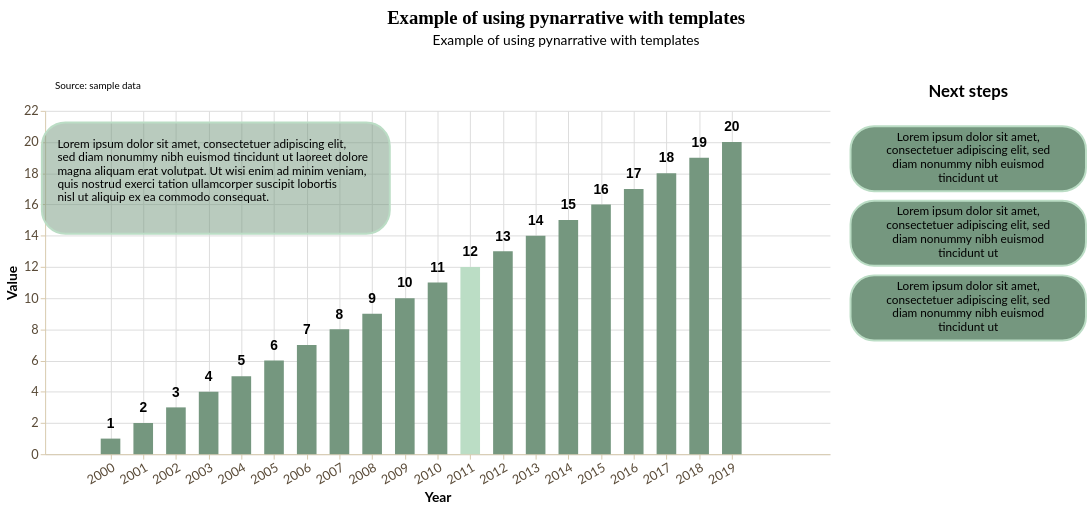

Write notebook code for a chart like this one.
### Markdown cell above
Data story with **bar chart**

### Code cell
story = (
    pn.Story(
    #Builing the Story class object
        data = year_value,
        width = 800,
        height = 350,
        template = greenTemplate #Using greenTemplate
    )

    #Method invocation
    #Bar chart
    .mark_bar(
        size = 20
    )

    #Data encoding
    .encode(
        #We need both quantitative axis to add annotation
        x = alt.X(
            "year:Q",
            title = "Year", 
            axis = alt.Axis(
                labelAngle = -30,
                format = "d",
                grid = True,
                values = list(range(2000, 2020))
            ),
            scale = alt.Scale(domain=[2000, 2020])
        ),
        y = alt.Y(
            "value:Q",
            title = "Value",
            axis = alt.Axis(
                grid = True
            )
        ),
    )
    
    #Data source
    .add_source(
        text = "Source: sample data",
        position = "top",
        align = "left"
    )
    
    #Title and subtitle
    .add_title(
        title = "Example of using pynarrative with templates",
        subtitle = "Example of using pynarrative with templates",
        align = "center"
    )

    .add_labels_chart(
        values = "value:Q",
        font_weight = "bold",
        font_size = 14,
        dy = -15
    )

    .add_annotation(
        x = 1996,
        y = 18,
        text = "Lorem ipsum dolor sit amet, consectetuer adipiscing elit, sed diam nonummy nibh euismod tincidunt ut laoreet dolore magna aliquam erat volutpat. Ut wisi enim ad minim veniam, quis nostrud exerci tation ullamcorper suscipit lobortis nisl ut aliquip ex ea commodo consequat.",
    )

    .add_highlight(2011)

    #Next steps
    .add_next_steps(
        position = "right",
        mode = "vertical",
        title = "Next steps",
        steps = ["Lorem ipsum dolor sit amet, consectetuer adipiscing elit, sed diam nonummy nibh euismod tincidunt ut", "Lorem ipsum dolor sit amet, consectetuer adipiscing elit, sed diam nonummy nibh euismod tincidunt ut", "Lorem ipsum dolor sit amet, consectetuer adipiscing elit, sed diam nonummy nibh euismod tincidunt ut"],
    )

    .render()
)

story

### Figure 1 — Vega-Lite specification as saved in the notebook (floating-point values rounded to 4 significant figures)
{"config": {"view": {"continuousWidth": 300, "continuousHeight": 300, "strokeWidth": 0}, "axis": {"domainColor": "#d8c9ad", "grid": false, "labelColor": "#594a37", "labelFont": "Lato", "labelFontSize": 13, "tickColor": "#d8c9ad", "titleColor": "#000000", "titleFont": "Lato", "titleFontSize": 14}, "axisX": {"labelAngle": 0, "labelExpr": "length(datum.label) > 12 ? replace(datum.label, /\\s+/, '\\n') : datum.label", "labelLineHeight": 14}, "bar": {"color": "rgb(117, 151, 127)"}, "legend": {"labelColor": "#594a37", "labelFont": "Lato", "labelFontSize": 12, "titleColor": "#000000", "titleFont": "Lato", "titleFontSize": 12}, "line": {"color": "rgb(117, 151, 127)"}, "mark": {"strokeWidth": 2.5}, "point": {"color": "#000000", "filled": true, "size": 75}, "range": {"category": ["rgb(117, 151, 127)", "rgb(187, 221, 197)", "#348035", "#a46cc2", "#d96027"]}, "title": {"color": "#000000", "font": "Lato", "fontSize": 19}}, "vconcat": [{"layer": [{"mark": {"type": "text", "align": "center", "baseline": "top", "color": "#000000", "font": "Montserrat", "fontSize": 19, "fontWeight": "bold", "text": "Example of using pynarrative with templates"}, "encoding": {"x": {"value": 400.0}, "y": {"value": 4}}}, {"mark": {"type": "text", "align": "center", "baseline": "top", "color": "#000000", "font": "Lato", "fontSize": 14, "text": "Example of using pynarrative with templates"}, "encoding": {"x": {"value": 400.0}, "y": {"value": 30}}}], "data": {"name": "data-6fad5c34291b82fc9632cbce143d677a"}, "height": 58, "width": 800}, {"hconcat": [{"layer": [{"mark": {"type": "bar", "size": 20}, "encoding": {"color": {"condition": {"test": "(datum['year'] === 2011)", "value": "rgb(187, 221, 197)"}, "value": "rgb(117, 151, 127)"}, "x": {"axis": {"format": "d", "grid": true, "labelAngle": -30, "values": [2000, 2001, 2002, 2003, 2004, 2005, 2006, 2007, 2008, 2009, 2010, 2011, 2012, 2013, 2014, 2015, 2016, 2017, 2018, 2019]}, "field": "year", "scale": {"domain": [2000, 2020]}, "title": "Year", "type": "quantitative"}, "y": {"axis": {"grid": true}, "field": "value", "title": "Value", "type": "quantitative"}}}, {"mark": {"type": "text", "align": "center", "angle": 0, "color": "rgb(0, 0, 0)", "dx": 0, "dy": -15, "fontSize": 14, "fontWeight": "bold", "lineBreak": "\n"}, "encoding": {"text": {"field": "value", "type": "quantitative"}, "x": {"axis": {"format": "d", "grid": true, "labelAngle": -30, "values": [2000, 2001, 2002, 2003, 2004, 2005, 2006, 2007, 2008, 2009, 2010, 2011, 2012, 2013, 2014, 2015, 2016, 2017, 2018, 2019]}, "field": "year", "scale": {"domain": [2000, 2020]}, "title": "Year", "type": "quantitative"}, "y": {"axis": {"grid": true}, "field": "value", "title": "Value", "type": "quantitative"}}}, {"data": {"name": "data-6fad5c34291b82fc9632cbce143d677a"}, "mark": {"type": "text", "align": "left", "baseline": "bottom", "color": "rgb(0, 0, 0)", "font": "Lato", "fontSize": 10, "lineBreak": "\n", "text": "Source: sample data"}, "encoding": {"x": {"value": 10}, "y": {"value": -20}}}, {"layer": [{"mark": {"type": "rect", "color": "rgba(117, 151, 127, 0.5)", "cornerRadius": 24.0, "opacity": 1.0, "stroke": "rgb(187, 221, 197)", "strokeWidth": 2.0}, "encoding": {"x": {"field": "box_x1", "type": "quantitative"}, "x2": {"field": "box_x2"}, "y": {"field": "box_y1", "type": "quantitative"}, "y2": {"field": "box_y2"}}}, {"mark": {"type": "text", "align": "left", "baseline": "top", "color": "rgb(0, 0, 0)", "font": "Lato", "fontSize": 12, "lineBreak": "\n", "lineHeight": 13.5, "text": "Lorem ipsum dolor sit amet, consectetuer adipiscing elit,\nsed diam nonummy nibh euismod tincidunt ut laoreet dolore\nmagna aliquam erat volutpat. Ut wisi enim ad minim veniam,\nquis nostrud exerci tation ullamcorper suscipit lobortis\nnisl ut aliquip ex ea commodo consequat."}, "encoding": {"x": {"field": "text_x", "type": "quantitative"}, "y": {"field": "text_y", "type": "quantitative"}}}], "data": {"name": "data-01b4eaab4d0179fe9eeca4fbdc497683"}}], "data": {"name": "data-209c8cd6326ea837807d4e273ca0c2b2"}, "height": 350, "width": 800}, {"layer": [{"mark": {"type": "rect", "color": "rgb(117, 151, 127)", "cornerRadius": 24.0, "opacity": 1.0, "stroke": "rgb(187, 221, 197)", "strokeWidth": 2.0}, "encoding": {"x": {"axis": null, "field": "x", "type": "quantitative"}, "x2": {"field": "x2"}, "y": {"axis": null, "field": "y", "type": "quantitative"}, "y2": {"field": "y2"}}}, {"mark": {"type": "text", "align": "center", "baseline": "top", "clip": true, "color": "rgb(0, 0, 0)", "font": "Lato", "fontSize": 12, "lineBreak": "\n", "lineHeight": 14}, "encoding": {"text": {"field": "text", "type": "nominal"}, "x": {"axis": null, "field": "x_mid", "type": "quantitative"}, "y": {"axis": null, "field": "y_text", "type": "quantitative"}}}], "data": {"name": "data-41cd75e42b10219c85cd543a3198f4cb"}, "height": 234, "title": {"text": ["Next steps"], "color": "rgb(0, 0, 0)", "font": "Lato", "fontSize": 17, "offset": 10}, "width": 240}]}], "center": true, "resolve": {"axis": {"x": "shared", "y": "shared"}}, "$schema": "https://vega.github.io/schema/vega-lite/v6.4.1.json", "datasets": {"data-6fad5c34291b82fc9632cbce143d677a": [{"_": 0}], "data-209c8cd6326ea837807d4e273ca0c2b2": [{"year": 2000, "value": 1}, {"year": 2001, "value": 2}, {"year": 2002, "value": 3}, {"year": 2003, "value": 4}, {"year": 2004, "value": 5}, {"year": 2005, "value": 6}, {"year": 2006, "value": 7}, {"year": 2007, "value": 8}, {"year": 2008, "value": 9}, {"year": 2009, "value": 10}, {"year": 2010, "value": 11}, {"year": 2011, "value": 12}, {"year": 2012, "value": 13}, {"year": 2013, "value": 14}, {"year": 2014, "value": 15}, {"year": 2015, "value": 16}, {"year": 2016, "value": 17}, {"year": 2017, "value": 18}, {"year": 2018, "value": 19}, {"year": 2019, "value": 20}], "data-01b4eaab4d0179fe9eeca4fbdc497683": [{"subject_x": 1996.0, "subject_y": 18.0, "connector_x": 1998.0, "connector_y": 19.43, "tip_x": 1996.0, "tip_y": 18.07, "box_x1": 1998.0, "box_x2": 2009.0, "box_y1": 14.13, "box_y2": 21.26, "text_x": 1998.0, "text_y": 20.17}], "data-41cd75e42b10219c85cd543a3198f4cb": [{"x": 0, "y": 156, "x2": 240, "y2": 224, "text": "Lorem ipsum dolor sit amet,\nconsectetuer adipiscing elit, sed\ndiam nonummy nibh euismod\ntincidunt ut", "x_mid": 120.0, "y_text": 218}, {"x": 0, "y": 78, "x2": 240, "y2": 146, "text": "Lorem ipsum dolor sit amet,\nconsectetuer adipiscing elit, sed\ndiam nonummy nibh euismod\ntincidunt ut", "x_mid": 120.0, "y_text": 140}, {"x": 0, "y": 0, "x2": 240, "y2": 68, "text": "Lorem ipsum dolor sit amet,\nconsectetuer adipiscing elit, sed\ndiam nonummy nibh euismod\ntincidunt ut", "x_mid": 120.0, "y_text": 62}]}}
